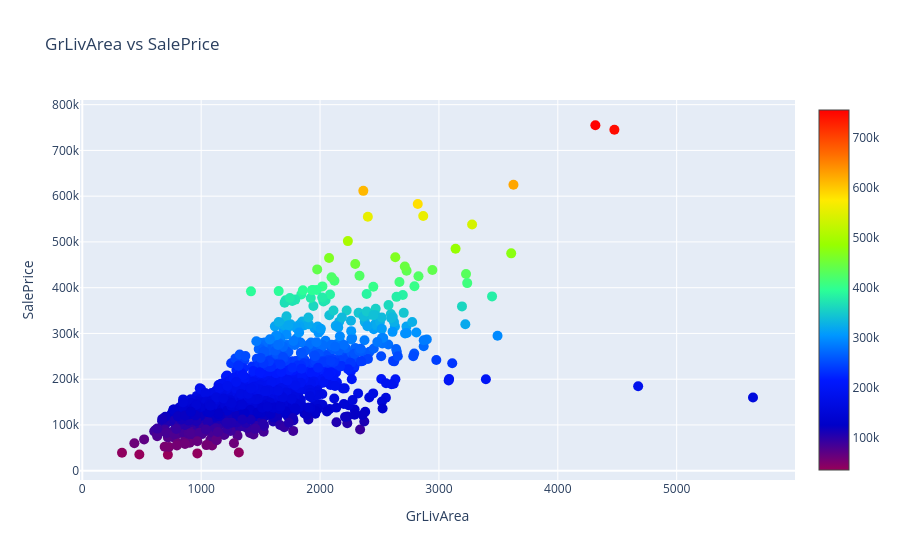

Notebook code cell kept with this figure:
### Markdown cell above
## **Outliers Removal**

In the competition "Ames Iowa Housing Dataset - Special Notes", there is a specific requirement to remove outlier observations.

SPECIAL NOTES: There are 5 observations that an instructor may wish to remove from the data set before giving it to students (a plot of SALE PRICE versus GR LIV AREA will indicate them quickly). Three of them are true outliers (Partial Sales that likely don’t represent actual market values) and two of them are simply unusual sales (very large houses priced relatively appropriately). I would recommend removing any houses with more than 4000 square feet from the data set (which eliminates these 5 unusual observations) before assigning it to students.

The following code takes care of this point.

### Code cell
def scatter_plot(x, y, title, xaxis, yaxis, size, c_scale):
    trace = go.Scatter(
    x = x,
    y = y,
    mode = 'markers',
    marker = dict(color = y, size = size, showscale = True, colorscale = c_scale))
    layout = go.Layout(hovermode= 'closest', title = title, xaxis = dict(title = xaxis), yaxis = dict(title = yaxis))
    fig = go.Figure(data = [trace], layout = layout)
    return iplot(fig)

scatter_plot(study_data.GrLivArea, study_data.SalePrice, 'GrLivArea vs SalePrice', 'GrLivArea', 'SalePrice', 10, 'Rainbow')

### Figure 1 — Plotly figure (JSON) as saved in the notebook; plotly's stock layout.template omitted (floating-point values rounded to 4 significant figures; data arrays with more than 128 entries replaced by an {"elided": "..."} marker saying what was removed)
{"data": [{"marker": {"color": {"elided": "1460 int values"}, "colorscale": [[0, "rgb(150,0,90)"], [0.125, "rgb(0,0,200)"], [0.25, "rgb(0,25,255)"], [0.375, "rgb(0,152,255)"], [0.5, "rgb(44,255,150)"], [0.625, "rgb(151,255,0)"], [0.75, "rgb(255,234,0)"], [0.875, "rgb(255,111,0)"], [1, "rgb(255,0,0)"]], "showscale": true, "size": 10}, "mode": "markers", "type": "scatter", "x": {"elided": "1460 int values"}, "y": {"elided": "1460 int values"}}], "layout": {"hovermode": "closest", "title": {"text": "GrLivArea vs SalePrice"}, "xaxis": {"title": {"text": "GrLivArea"}}, "yaxis": {"title": {"text": "SalePrice"}}}}
